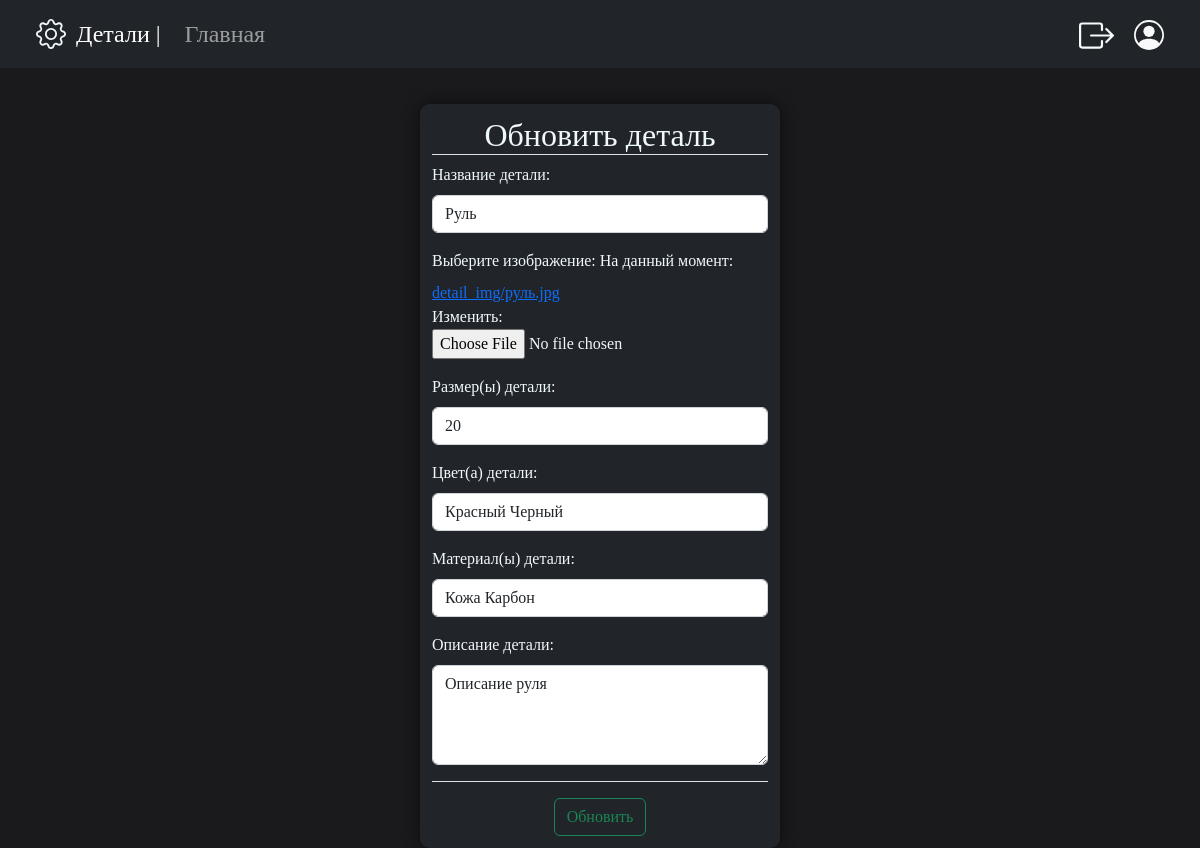
The app's page /update_detail/2 (signed in) with its own data.
### main/models.py (models this page shows, shortened)
class Detail(models.Model):
    detail_image = models.ImageField('Изображение',upload_to='detail_img/', null=True, blank=True)
    detail_name = models.CharField('Название', max_length=100)
    detail_size = models.CharField('Размер', max_length=100)
    detail_color = models.CharField('Цвет', max_length=100)
    detail_material = models.CharField('Материал', max_length=100)
    detail_description = models.TextField('Описание', max_length=500, default='')
    class Meta:
        verbose_name = 'Деталь'
        verbose_name_plural = 'Детали'

### main/views.py (the view)
# urls.py: path('update_detail/<int:pk>', UpdateDetail.as_view(), name='update_detail'),
class UpdateDetail(UpdateView):
    model = Detail
    form_class = DetailForm
    template_name = 'main/update_detail.html'
    success_url = reverse_lazy("home")

### main/forms.py
class DetailForm(ModelForm):
    detail_name = forms.CharField(
        widget=forms.TextInput(attrs={"class": "form-control", 'placeholder': 'Введите название'}))
    detail_image = forms.ImageField(widget=forms.ClearableFileInput(attrs={'class': 'input-group form-control-file', 'type': 'file'}))
    detail_size = forms.CharField(
        widget=forms.TextInput(attrs={"class": "form-control", 'placeholder': 'Введите размер(ы)'}))
    detail_color = forms.CharField(
        widget=forms.TextInput(attrs={"class": "form-control", 'placeholder': 'Введите цвет(а)'}))
    detail_material = forms.CharField(
        widget=forms.TextInput(attrs={"class": "form-control", 'placeholder': 'Введите материал(ы)'}))
    detail_description = forms.CharField(
        widget=forms.Textarea(
            attrs={"class": "form-control", 'placeholder': 'Введите описание', 'id': 'textareaform'}))
    class Meta:
        model = Detail
        fields = ['detail_name', 'detail_image', 'detail_size', 'detail_color', 'detail_material', 'detail_description']
        enctype = "multipart/form-data"

### main/templates/main/update_detail.html (shortened to what this page needs)
{% extends 'main/layout.html' %}
{% block main_info_bl %}
<div class="form_block">
    <h2 class="border-bottom text-center">Обновить деталь</h2>
    <form method="POST" enctype="multipart/form-data">
        <div class="mb-3">
            <label class="form-label">Название детали: </label>
            {{ form.detail_name }}
        </div>
        <div class="mb-3">
            <label class="form-label">Выберите изображение: </label>
            {{ form.detail_image }}
        </div>
        <div class="mb-3">
            <label class="form-label">Размер(ы) детали: </label>
            {{ form.detail_size }}
        </div>
        <div class="mb-3">
            <label class="form-label">Цвет(а) детали: </label>
            {{ form.detail_color }}
        </div>
        <div class="mb-3">
            <label class="form-label">Материал(ы) детали: </label>
            {{ form.detail_material }}
        </div>
        <div class="mb-3">
            <label class="form-label">Описание детали: </label>
            {{ form.detail_description }}
        </div>
        <div class="text-center border-top">
            <button type="submit" class="btn btn-outline-success mt-3">Обновить</button>
        </div>
    </form>
</div>
{% endblock %}

### main/static/main/css/main.css (style rules this page uses)
* { font-family: consolas; }
body { background: #1a1a1d; color: AliceBlue; }
.form_block { margin: auto; margin-top: 3%; padding:1%; width: 30%; height: auto; background-color: #212529; border-radius: 10px; box-shadow: 0 0 15px #0D0D0D ; }
#textareaform { height: 100px; }

### records on screen
Detail: detail_name "Руль", detail_size "20", detail_color "Красный Черный", detail_material "Кожа Карбон", detail_description "Описание руля"
